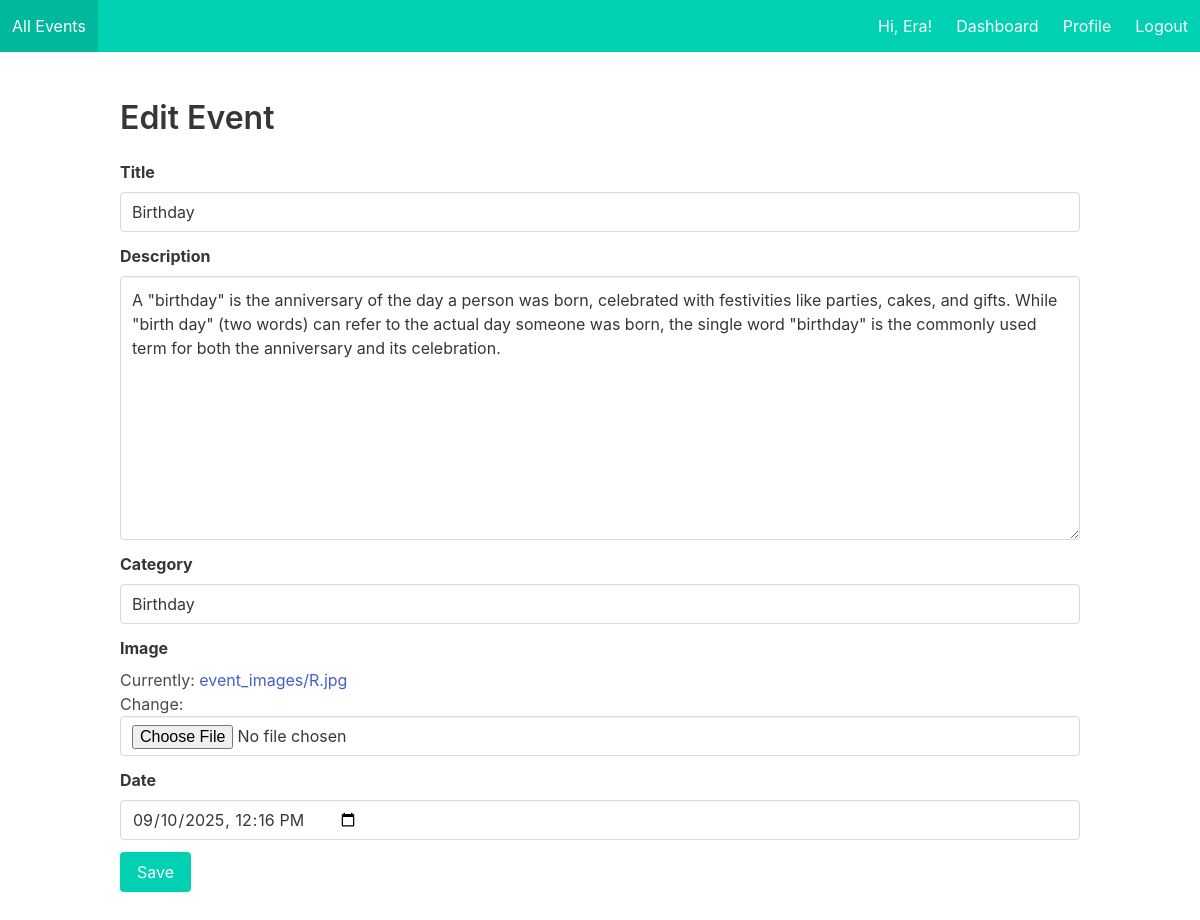
The app's page /events/update/3/ (signed in) with its own data.
### users/models.py (models this page shows, shortened)
class CustomUser(AbstractUser):
    profile_picture = models.ImageField(
        upload_to=user_profile_path,
        default='profile_pics/default.png',
        blank=True,
        null=True
    )
    phone_number = models.CharField(
        max_length=15,
        validators=[RegexValidator(
            regex=r'^\+?1?\d{9,15}$',
            message="Phone number must be entered in the format: '+999999999'. Up to 15 digits allowed."
        )],
        blank=True,
        null=True
    )

### events/models.py (models this page shows, shortened)
class Event(models.Model):
    organizer = models.ForeignKey(
    settings.AUTH_USER_MODEL,
    on_delete=models.CASCADE,
    related_name='organized_events',
    null=True,  # temporary migration er jonne
    blank=True
)
    title = models.CharField(max_length=200)
    description = models.TextField()
    category = models.ForeignKey(Category, on_delete=models.SET_NULL, null=True, blank=True)
    image = models.ImageField(upload_to='event_images/', default='default.jpg')
    date = models.DateTimeField()
    participants = models.ManyToManyField(
        settings.AUTH_USER_MODEL,
        related_name='rsvp_events',
        blank=True
    )

### events/views.py (the view, shortened to what this page needs)
# urls.py: path('update/<int:pk>/', EventUpdateView.as_view(), name='event_update'),
class EventUpdateView(LoginRequiredMixin, UserPassesTestMixin, UpdateView):
    model = Event
    form_class = EventForm
    template_name = 'events/event_form.html'
    def test_func(self):
        return self.request.user.groups.filter(name='Organizer').exists()

### events/forms.py
class EventForm(forms.ModelForm):
    category = forms.ModelChoiceField(
        queryset=Category.objects.all(),
        widget=forms.Select(attrs={'class': 'input'}),
        required=False,
        empty_label="Select a category"
    )
    class Meta:
        model = Event
        fields = ['title', 'description', 'category', 'image', 'date']
        widgets = {
            'title': forms.TextInput(attrs={'class': 'input', 'placeholder': 'Event Title'}),
            'description': forms.Textarea(attrs={'class': 'textarea', 'placeholder': 'Event Description'}),
            'category': forms.Select(attrs={'class': 'input'}),
            'image': forms.ClearableFileInput(attrs={'class': 'input'}),
            'date': forms.DateTimeInput(attrs={'class': 'input', 'type': 'datetime-local'}),
        }

### events/models.py (called while the page is built)
    def __str__(self):
        return self.name

### events/templates/events/event_form.html (shortened to what this page needs)
{% extends 'base.html' %}
{% block content %}
  <h1 class="title">
    {% if form.instance.pk %}
      Edit Event
    {% else %}
      Create Event
    {% endif %}
  </h1>
  <form method="post" enctype="multipart/form-data">
    {% for field in form %}
      <div class="field">
        <label class="label">{{ field.label }}</label>
        <div class="control">
          {{ field }}
        </div>
      </div>
    {% endfor %}
    <div class="field">
      <div class="control">
        <button class="button is-primary" type="submit">Save</button>
      </div>
    </div>
  </form>
{% endblock %}

### templates/base.html (shortened to what this page needs)
<!DOCTYPE html>
<html lang="en">
<head>
    <link rel="stylesheet" href="https://cdn.jsdelivr.net/npm/bulma@0.9.4/css/bulma.min.css">
</head>
<body>
    <nav class="navbar is-primary" role="navigation" aria-label="main navigation">
        <div class="navbar-brand">
            <a class="navbar-item" href="{% url 'event_list' %}">All Events</a>
        </div>
        <div id="navbarMenu" class="navbar-menu">
            <div class="navbar-end">
                {% if request.user.is_authenticated %}
                <div class="navbar-item">
                        Hi, {{ request.user.first_name|default:request.user.username }}!
                </div>
                    <a class="navbar-item" href="{% url 'dashboard' %}">Dashboard</a>
                    <a class="navbar-item" href="{% url 'profile' %}">Profile</a>
                    <a class="navbar-item" href="{% url 'logout' %}">Logout</a>
                {% else %}
                    <a class="navbar-item" href="{% url 'login' %}">Login</a>
                    <a class="navbar-item" href="{% url 'signup' %}">Signup</a>
                {% endif %}
            </div>
        </div>
    </nav>
    <section class="section">
        <div class="container">
            {% block content %}{% endblock %}
        </div>
    </section>
</body>
</html>

### records on screen
CustomUser: user.first_name "Era"
Event: form "Birthday" "A \"birthday\" is the anniversary of the day a person was born, celebrated with festivities like parties, cakes, and gifts. While \"birth day\" (two words) can refer to the actual day someone was born, the single word \"birthday\" is the commonly used term for both the anniversary and its celebration." "Birthday" "09/10/2025 12:16"

### other values on screen
{{ field.label }} "Title" "Description" "Category" "Image" "Date"
